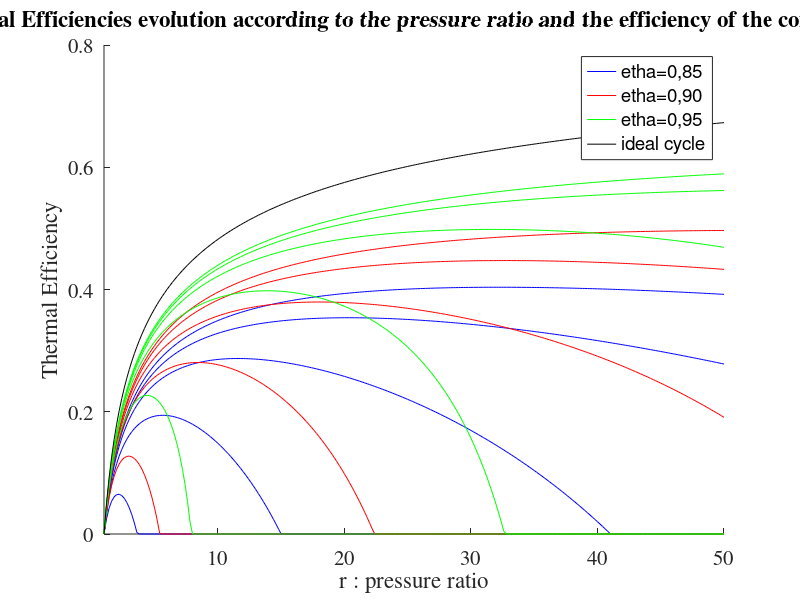

Here is the MATLAB script that generated this plot:
%%%%%%%%%%%%%%%%%%%%%%%%%%%%%%%%%%%%%%%%%%%%%%%%%%%%%%%%%%%%%%%%%%%%%%%%%%%%%%%%%%%%%%%%%%%%%%%%%%%%%%%%%%%%%%%%%%%%%%%%%%%%%%%%%%%%%%%%%%%%%%%%
% GOAL:  DRAWING THERMAL EFFICIENCY AND CALCULATE THE DEVIATION FOR Ropt BETWEEN THEORY AND CURVES
%%%%%%%%%%%%%%%%%%%%%%%%%%%%%%%%%%%%%%%%%%%%%%%%%%%%%%%%%%%%%%%%%%%%%%%%%%%%%%%%%%%%%%%%%%%%%%%%%%%%%%%%%%%%%%%%%%%%%%%%%%%%%%%%%%%%%%%%%%%%%%%%

%initial parameters
k=1.4;
r=1:0.2:50;
R=r.^((k-1)/k);
color=['b' 'r' 'g'];
i=0;
j=0;
ylim([0 0.8])
xlim([1 50])
set(gca, 'FontSize', 15, 'fontName','Times');
hold on

%calculation of the thermal efficiencies in the different cases
for etha=0.85:0.05:0.95
    i=i+1;
for t=2:1:6 
    j=j+1;
thermaleff=(etha*t*(1-(R.^-1))-((R-1)/etha)).*((t-1-((R-1)/etha)).^-1);
for l=1:1:length(r)
    if thermaleff(l)<0
        for p=l:1:length(r)
            thermaleff(p)=0;
        end
        break
    end
end

%computation of optimal pressure ratio according the plot
[valmax,rint]=max(thermaleff);
ropt(j)=r(rint);

%plotting
w(j)=plot(r,thermaleff,color(i));
xlabel('r : pressure ratio') ;
ylabel('Thermal Efficiency');
title('Thermal Efficiencies evolution according to the pressure ratio and the efficiency of the components');
end
end
%computation of the ideal cycle efficiency
ideal=1-(R.^(-1));
idealplot=plot(r,ideal,'black');

legend([w(1), w(7), w(13), idealplot],'etha=0,85', 'etha=0,90', 'etha=0,95', 'ideal cycle');

%computation of the theoretical optimal ratio
z=0;
for etha=0.85:0.05:0.95
    for t=2:1:6 
    z=z+1;
    A=(1/etha)-(1/(t*etha))-1;
    B=2;
    C=(t*etha)-etha+1;
    rtheo(z)=((-B+(((B*B)+(4*A*C))^(0.5)))/(2*A))^(k/(k-1));
    end
end

%comparison theoretical ratio and ratio from plotting
for i=1:1:length(rtheo)
DeltaRelative(i)=abs(rtheo(i)-ropt(i))/max(rtheo(i),ropt(i));
end
%print relative deviation
DeltaRelative

